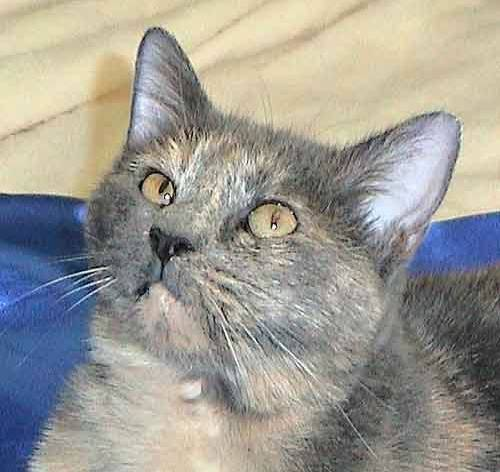
#> input picture Dataset/training_set/cats/cat.1022.jpg, 500 x 472 px, found by its file name; its folder holds only this picture in this run
$ jupyter execute --allow-errors 'Task 03 — Image Classification Using SVM.ipynb'
#> lines starting #> are read from the running program, lines starting #| are printed output that depends on the picture
[cell 1]
# Importing required libraries
import numpy as np
import os, cv2
import matplotlib.pyplot as plt
from sklearn.model_selection import train_test_split
from sklearn.svm import SVC
from sklearn.metrics import accuracy_score, confusion_matrix, classification_report
import seaborn as sns

[cell 2]
def preprocess_image(img):
    # Denoise & enhance contrast
    img = cv2.GaussianBlur(img, (3, 3), 0)
    img = cv2.equalizeHist(img)
    img = cv2.Canny(img, 50, 150)     # Edge detection
    img = cv2.resize(img, (64, 64))
    return img

[cell 3]
def load_images_from_folder(folder, label, limit=1000):
    data = []
    for filename in os.listdir(folder)[:limit]:
        img_path = os.path.join(folder, filename)
        img = cv2.imread(img_path, cv2.IMREAD_GRAYSCALE)
        if img is not None:
            img = preprocess_image(img)
            data.append((img.flatten(), label))
    return data

[cell 4]
# Define your folder paths
train_cat_path = r"C:\Users\Harsh Jain\Desktop\INTERNSHIP_PROJECTS\Dataset\training_set\cats"
train_dog_path = r"C:\Users\Harsh Jain\Desktop\INTERNSHIP_PROJECTS\Dataset\training_set\dogs"

# Load cat and dog images
train_data = []
train_data += load_images_from_folder(train_cat_path, 0)
#> in load_images_from_folder, `img = cv2.imread(img_path, cv2.IMREAD_GRAYSCALE)`:
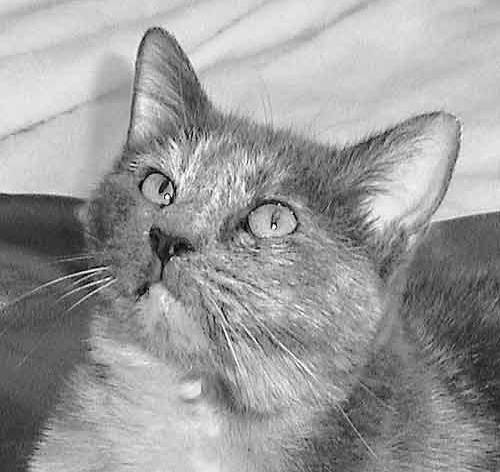
#> img: shape (472, 500); min 0, max 255, mean 155.2
#> in preprocess_image, `img = cv2.equalizeHist(img)`:
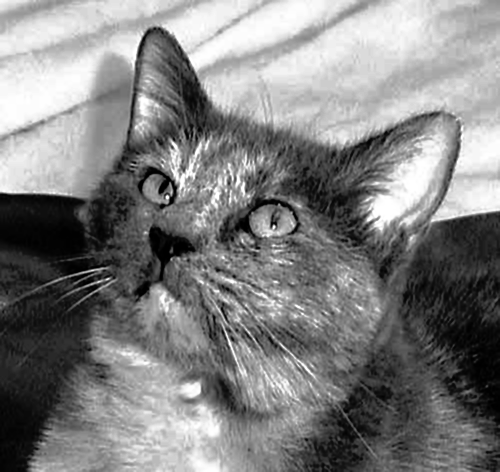
#> img: shape (472, 500); min 0, max 255, mean 128.4
#> in preprocess_image, `img = cv2.Canny(img, 50, 150)`:
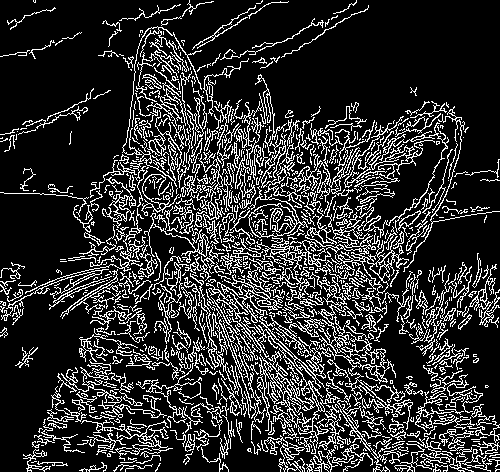
#> img: shape (472, 500); 18.6% white in thin lines or dots
#> in preprocess_image, `img = cv2.resize(img, (64, 64))`:
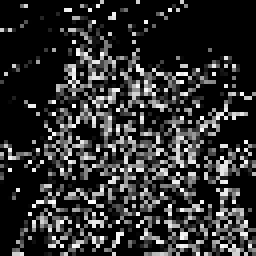
#> img: shape (64, 64) (shown 4 times larger); min 0, max 255, mean 47.1
#> train_data = 1 item
#> (the rest of this cell did not finish here and is left out)


# Separate features and labels
X_train = np.array([i[0] for i in train_data])
y_train = np.array([i[1] for i in train_data])

print("✅ Training samples loaded:", len(X_train))

[cell 5]
# Create and train SVM classifier
svm = SVC(kernel='linear', random_state=42)
#> (the rest of this cell did not finish here and is left out)

[cell 6]
# Define your test folder paths
test_cat_path = r"C:\Users\Harsh Jain\Desktop\INTERNSHIP_PROJECTS\Dataset\test_set\cats"
test_dog_path = r"C:\Users\Harsh Jain\Desktop\INTERNSHIP_PROJECTS\Dataset\test_set\dogs"

# Load test data
test_data = []
test_data += load_images_from_folder(test_cat_path, 0)
#> test_data = 1 item
#> (the rest of this cell did not finish here and is left out)


# Separate features and labels
X_test = np.array([i[0] for i in test_data])
y_test = np.array([i[1] for i in test_data])

print("✅ Test samples loaded:", len(X_test))

#> (a cell that did not finish here is left out)

[cell 8]
plt.figure(figsize=(10, 4))
#> (the rest of this cell did not finish here and is left out)

[cell 9]
# --- CAT vs DOG CLASSIFIER WITH SCALING + PCA + RBF SVM ---

import numpy as np
import os, cv2
from sklearn.preprocessing import StandardScaler
from sklearn.decomposition import PCA
from sklearn.pipeline import Pipeline
from sklearn.model_selection import GridSearchCV
from sklearn.svm import SVC
from sklearn.metrics import accuracy_score, classification_report, confusion_matrix
import matplotlib.pyplot as plt
import seaborn as sns

# -----------------------------
# STEP 1: LOAD DATA
# -----------------------------
def preprocess_image(img):
    # Step 1: Reduce noise
    img = cv2.GaussianBlur(img, (3, 3), 0)

    # Step 2: Improve contrast
    img = cv2.equalizeHist(img)

    # Step 3: Edge detection to preserve shapes
    img = cv2.Canny(img, 50, 150)

    # Step 4: Resize to standard dimensions
    img = cv2.resize(img, (64, 64))
    return img

def load_images_from_folder(folder, label, limit=1000):
    data = []
    for filename in os.listdir(folder)[:limit]:
        img_path = os.path.join(folder, filename)
        img = cv2.imread(img_path, cv2.IMREAD_GRAYSCALE)
        if img is not None:
            img = preprocess_image(img)
            data.append((img.flatten(), label))
    return data

# Load train data
train_data = []
train_data += load_images_from_folder(train_cat_path, 0)
#> (the rest of this cell did not finish here and is left out)

$ run again, on Dataset/training_set/cats/cat.1121.jpg
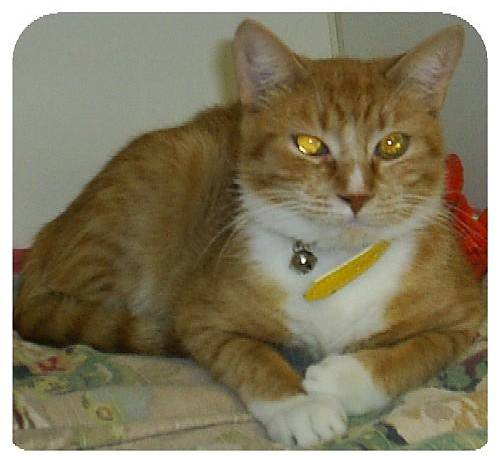
#> input picture Dataset/training_set/cats/cat.1121.jpg, 500 x 456 px, found by its file name
#> in preprocess_image, `img = cv2.Canny(img, 50, 150)`:
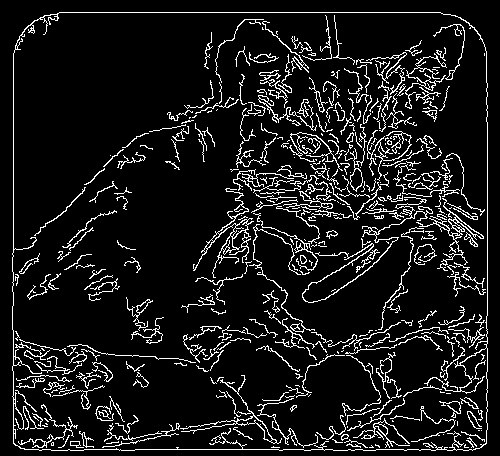
#> img: shape (456, 500); 9.7% white in thin lines or dots
#> in preprocess_image, `img = cv2.resize(img, (64, 64))`:
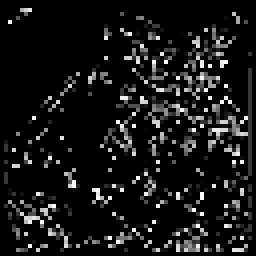
#> img: shape (64, 64) (shown 4 times larger); min 0, max 255, mean 22.5
#> train_data = 1 item

$ run again, on Dataset/training_set/cats/cat.1167.jpg
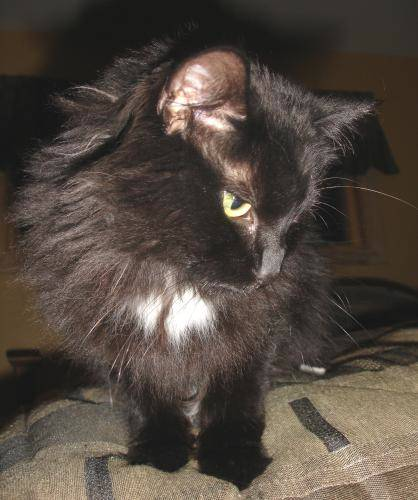
#> input picture Dataset/training_set/cats/cat.1167.jpg, 418 x 500 px, found by its file name
#> in preprocess_image, `img = cv2.Canny(img, 50, 150)`:
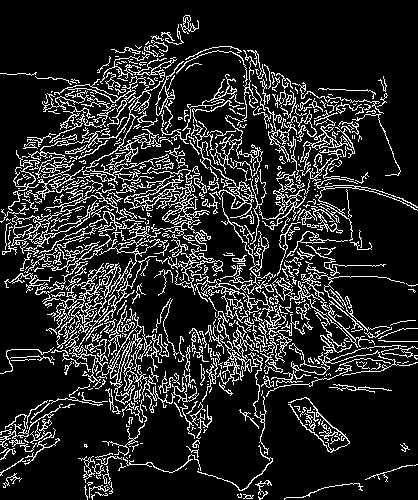
#> img: shape (500, 418); 15.2% white in thin lines or dots
#> in preprocess_image, `img = cv2.resize(img, (64, 64))`:
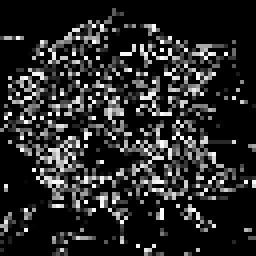
#> img: shape (64, 64) (shown 4 times larger); min 0, max 255, mean 39.9
#> train_data = 1 item

$ run again, on Dataset/training_set/cats/cat.1183.jpg
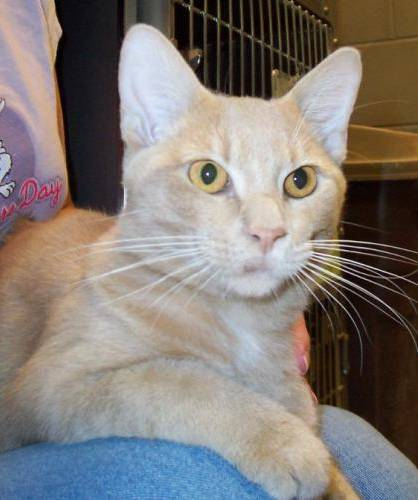
#> input picture Dataset/training_set/cats/cat.1183.jpg, 418 x 500 px, found by its file name
#> in preprocess_image, `img = cv2.Canny(img, 50, 150)`:
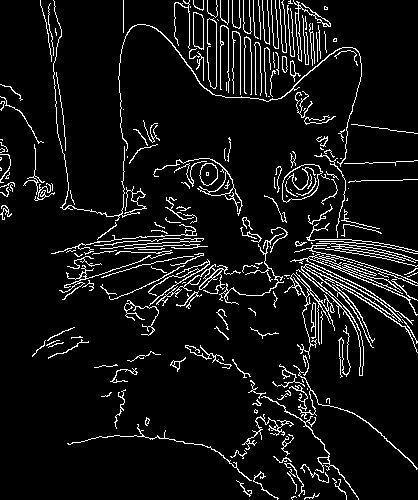
#> img: shape (500, 418); 7.5% white in thin lines or dots
#> in preprocess_image, `img = cv2.resize(img, (64, 64))`:
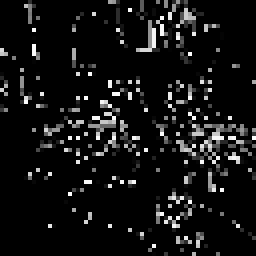
#> img: shape (64, 64) (shown 4 times larger); min 0, max 255, mean 18.7
#> train_data = 1 item

$ run again, on Dataset/training_set/cats/cat.1032.jpg
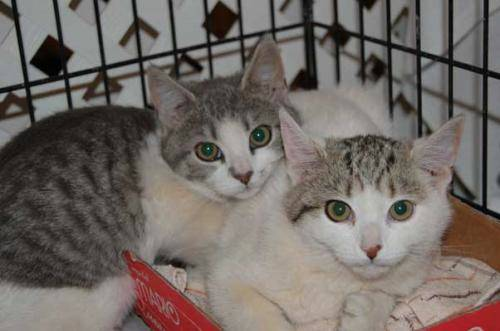
#> input picture Dataset/training_set/cats/cat.1032.jpg, 500 x 331 px, found by its file name
#> in preprocess_image, `img = cv2.resize(img, (64, 64))`:
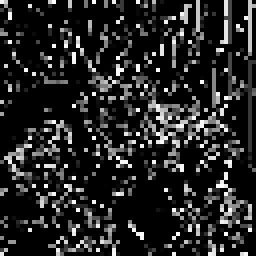
#> img: shape (64, 64) (shown 4 times larger); min 0, max 255, mean 37.3
#> train_data = 1 item
